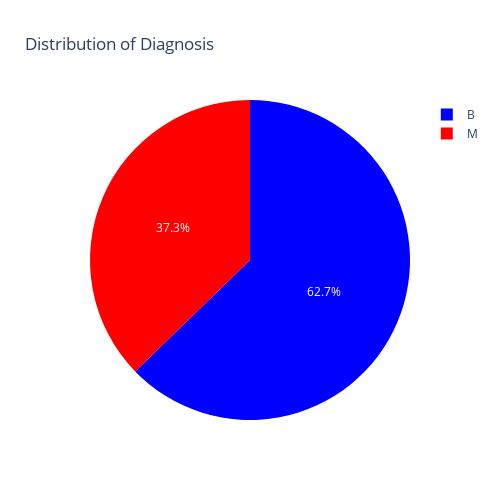

The code cell stored with this chart in its notebook:
### Code cell
px.pie(
    df, 'diagnosis', 
    color = 'diagnosis',
    title = 'Distribution of Diagnosis',
    color_discrete_map={'M': 'red', 'B': 'blue'},
    width=500, height=500
    )


# Inferences :

# Data is clean, no null values
# Data types are appropriate for analysis
# 'diagnosis' column has two unique values: 'M' (Malignant) and 'B' (Benign)
# The dataset contains 569 samples with 30 features
# Dataset is imbalanced (M : B = 63:37)
# There are more cases of benign tumors than malignant tumors
# For imbalanced datasets, accuracy can be a misleading metric
#   for example, if 90% of the cases are benign, the model will always predict "benign" 
#   in such cases, we need "Balanced accuracy"

### Figure 1 — Plotly figure (JSON) as saved in the notebook; plotly's stock layout.template omitted (floating-point values rounded to 4 significant figures; data arrays with more than 128 entries replaced by an {"elided": "..."} marker saying what was removed)
{"data": [{"customdata": {"elided": "569x1 str values"}, "domain": {"x": [0, 1], "y": [0, 1]}, "hovertemplate": "diagnosis=%{customdata[0]}<extra></extra>", "labels": {"elided": "569 str values"}, "legendgroup": "", "marker": {"colors": {"elided": "569 str values"}}, "name": "", "showlegend": true, "type": "pie"}], "layout": {"height": 500, "legend": {"tracegroupgap": 0}, "title": {"text": "Distribution of Diagnosis"}, "width": 500}}
